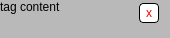
<?xml version="1.0" encoding="UTF-8"?>
<ui version="4.0">
 <class>widgetTag</class>
 <widget class="QWidget" name="widgetTag">
  <property name="geometry">
   <rect>
    <x>0</x>
    <y>0</y>
    <width>170</width>
    <height>38</height>
   </rect>
  </property>
  <property name="windowTitle">
   <string>Widget Tag</string>
  </property>
  <property name="styleSheet">
   <string notr="true">background-color: rgb(185, 185, 185);
border-radius: 6px;</string>
  </property>
  <layout class="QHBoxLayout" name="horizontalLayout">
   <property name="leftMargin">
    <number>0</number>
   </property>
   <property name="topMargin">
    <number>0</number>
   </property>
   <item>
    <widget class="QLabel" name="lbTag">
     <property name="text">
      <string>tag content</string>
     </property>
     <property name="alignment">
      <set>Qt::AlignmentFlag::AlignLeading|Qt::AlignmentFlag::AlignLeft|Qt::AlignmentFlag::AlignTop</set>
     </property>
    </widget>
   </item>
   <item>
    <widget class="QPushButton" name="btnRemove">
     <property name="sizePolicy">
      <sizepolicy hsizetype="Fixed" vsizetype="Fixed">
       <horstretch>0</horstretch>
       <verstretch>0</verstretch>
      </sizepolicy>
     </property>
     <property name="minimumSize">
      <size>
       <width>20</width>
       <height>20</height>
      </size>
     </property>
     <property name="maximumSize">
      <size>
       <width>20</width>
       <height>20</height>
      </size>
     </property>
     <property name="styleSheet">
      <string notr="true">color: rgb(255, 0, 0);
background-color: white;
font: 700 9pt &quot;Segoe UI&quot;;
border: 1px solid black;
border-radius: 4px;
padding: 1px;</string>
     </property>
     <property name="text">
      <string>x</string>
     </property>
    </widget>
   </item>
  </layout>
 </widget>
 <resources/>
 <connections/>
</ui>
